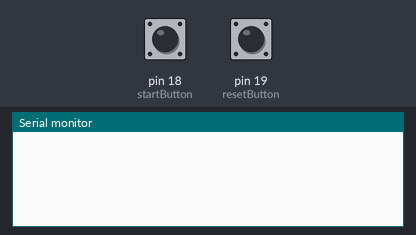
Simulated run of this sketch. Board: Arduino Uno, built with avr-gcc and run on an emulated ATmega328P. On the bench: the last lines printed to the serial monitor. Inputs (shaded band) come from the test bench; at power-on: pin 18 (startButton) HIGH, pin 19 (resetButton) HIGH.

Above: at 1.2 s.
1.3 s: pin 18 (startButton) pulled LOW for 0.15 s
At 2.5 s:
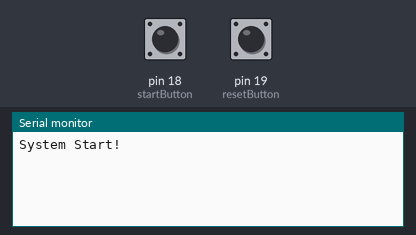
2.9 s: pin 19 (resetButton) pulled LOW for 0.15 s
At 3.7 s:
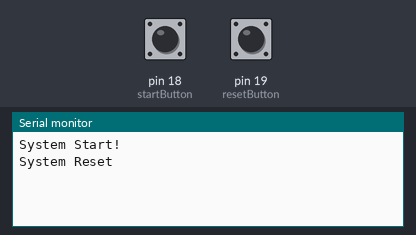

The sketch:

pushButton_test.ino
```cpp
#define startButton 18
#define resetButton 19

bool isPlanted = false;

void handleButtons() {
  static bool startState = HIGH, lastStartState = HIGH;
  static bool resetState = HIGH, lastResetState = HIGH;

  static unsigned long lastStartDebounce = 0;
  static unsigned long lastResetDebounce = 0;
  const unsigned long debounceDelay = 50;

  bool startRead = digitalRead(startButton);
  bool resetRead = digitalRead(resetButton);

  // ===== START BUTTON =====
  if (startRead != lastStartState) {
    lastStartDebounce = millis();
  }

  if ((millis() - lastStartDebounce) > debounceDelay) {
    if (startRead != startState) {
      startState = startRead;

      if (startState == LOW && !isPlanted) {
        Serial.println();
        Serial.println(F("System Start!"));
      }
    }
  }

  lastStartState = startRead;

  // ===== RESET BUTTON =====
  if (resetRead != lastResetState) {
    lastResetDebounce = millis();
  }

  if ((millis() - lastResetDebounce) > debounceDelay) {
    if (resetRead != resetState) {
      resetState = resetRead;

      if (resetState == LOW) {
        Serial.println();
        Serial.println(F("System Reset"));
        isPlanted = false;
      }
    }
  }

  lastResetState = resetRead;
}

void setup() {
  // put your setup code here, to run once:
  Serial.begin(115200);

  pinMode(startButton, INPUT_PULLUP);
  pinMode(resetButton, INPUT_PULLUP);

}

void loop() {
  // put your main code here, to run repeatedly:
  handleButtons();
}
```

Measured:
- after the input at 1.3 s, the serial monitor: prints a new line after 0.05 s (image 1)
- after the input at 2.9 s, the serial monitor: prints a new line after 0.05 s (image 2)
